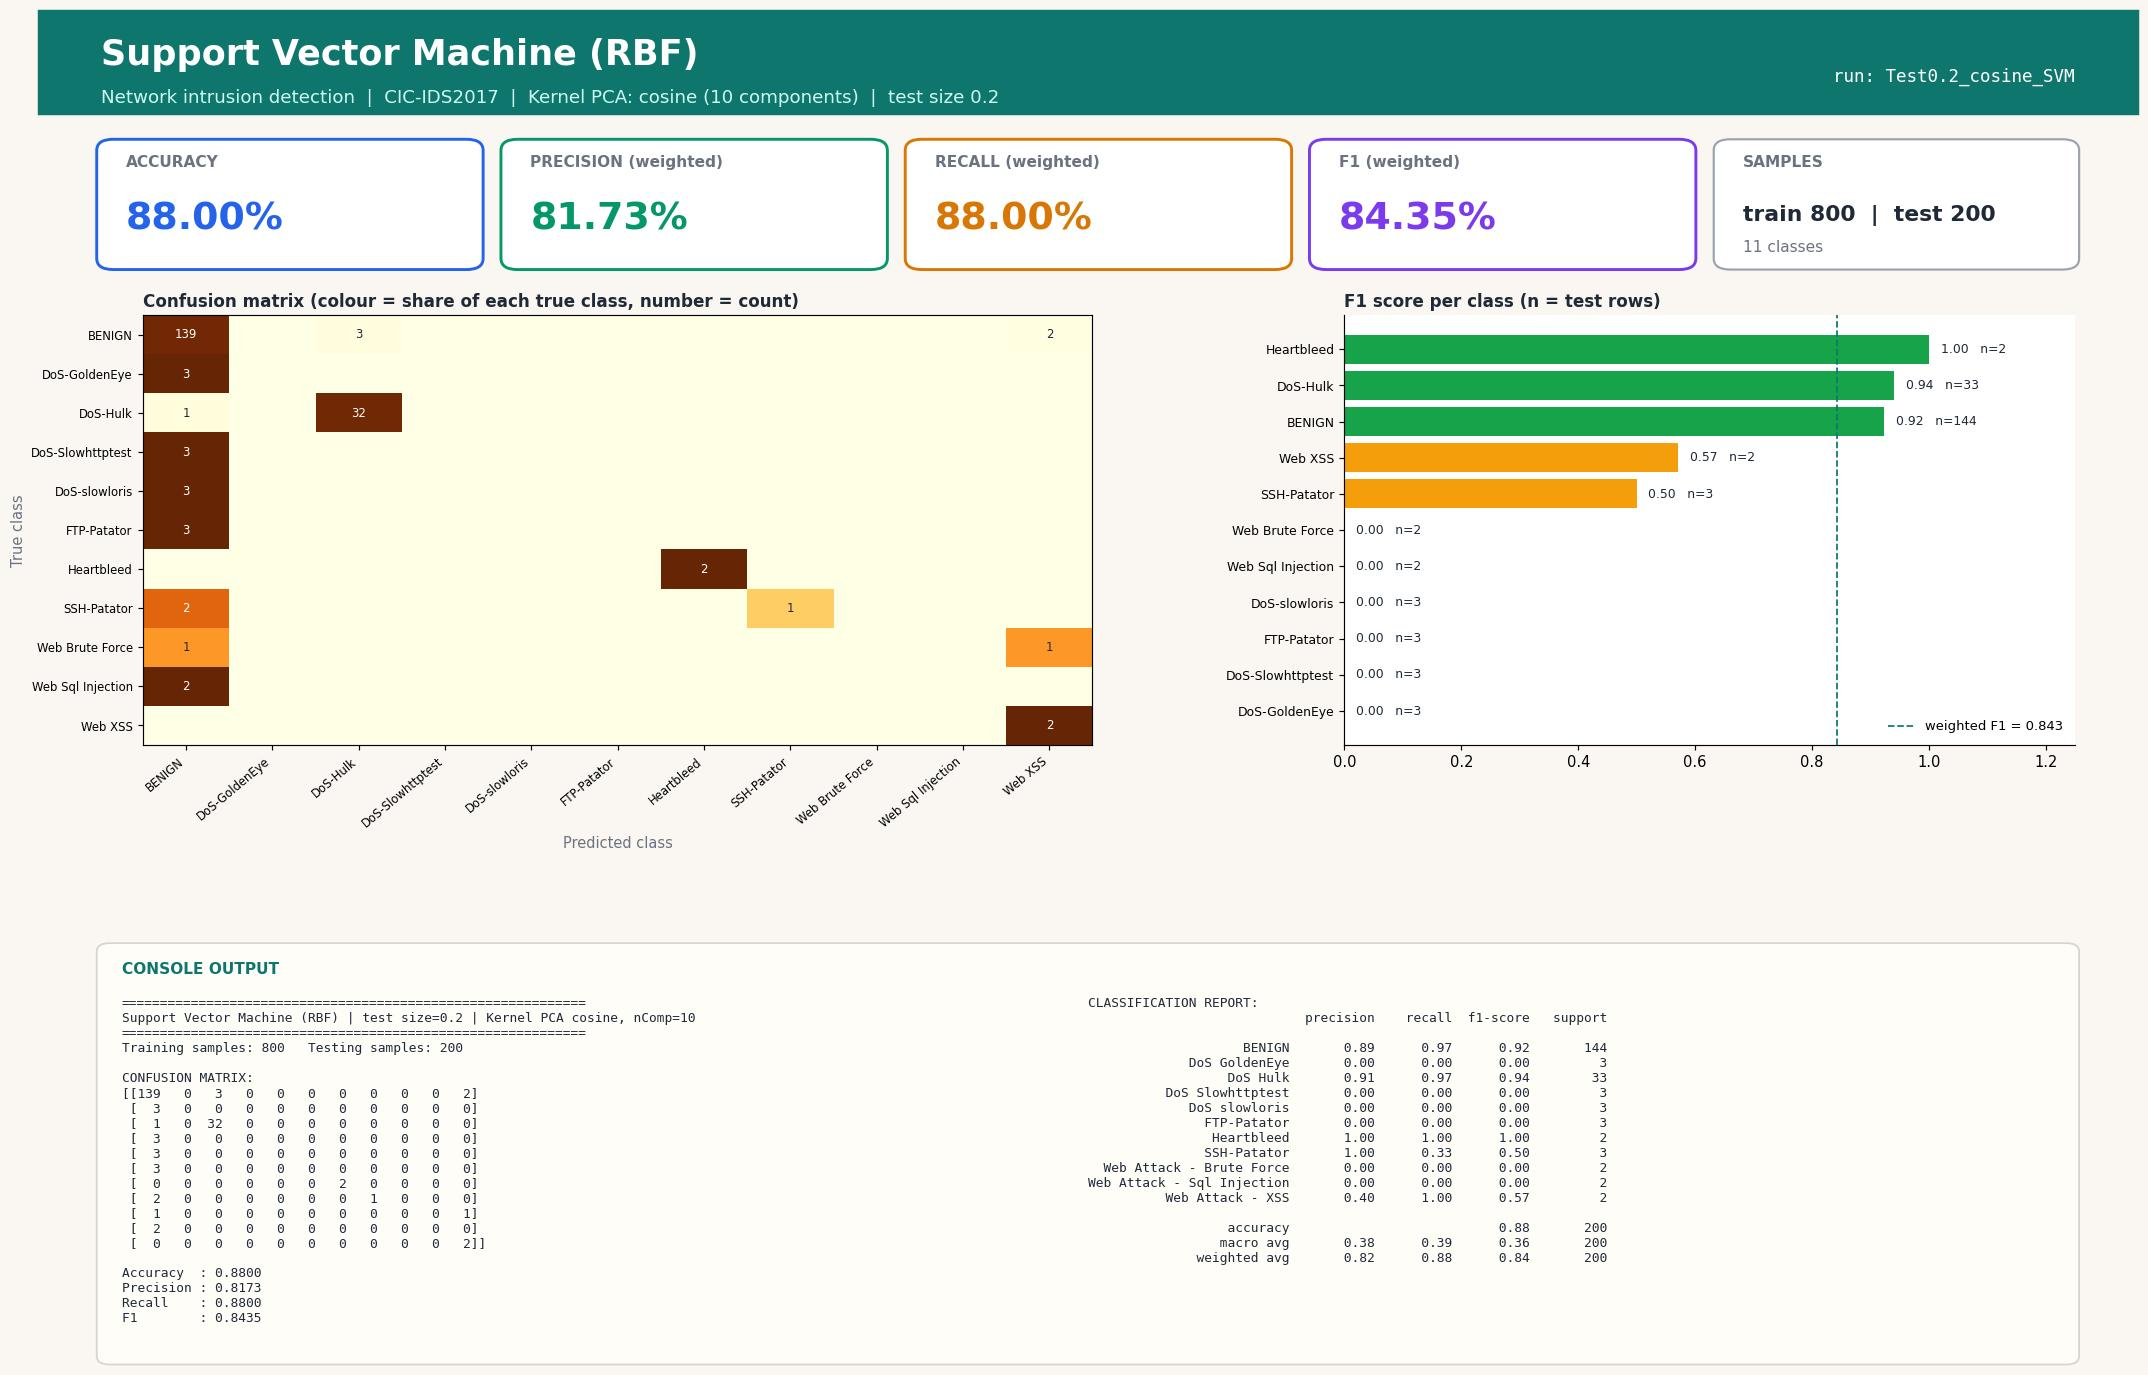

Recreate this plot in Python.
#!/usr/bin/env python3
"""Support Vector Machine (RBF) | Test size 0.2 | Kernel PCA kernel=cosine, n_components=10
CIC-IDS2017 (Tue+Wed+Thu-morning) 1000-row stratified sample.
Run in any IDE (Spyder / VS Code / PyCharm / Jupyter): open the file and press Run, no arguments needed.
Saves next to this file: 'Test0.2_cosine_SVM.jpg' - one image with the console output (confusion matrix, metrics, classification report) plus charts."""
import json, os
import numpy as np
import matplotlib.pyplot as plt
from sklearn.decomposition import KernelPCA
from sklearn.svm import SVC
from sklearn.metrics import (accuracy_score, classification_report, confusion_matrix,
                             f1_score, precision_score, recall_score)
from sklearn.model_selection import train_test_split
from sklearn.preprocessing import StandardScaler

TEST_SIZE, KERNEL, N_COMP, ALG, ALG_NAME = 0.2, "cosine", 10, "SVM", "Support Vector Machine (RBF)"
try:
    HERE = os.path.dirname(os.path.abspath(__file__))
except NameError:                      # Jupyter / interactive console
    HERE = os.getcwd()
def _find_root():                      # folder that contains data/sample.npz (works from any working directory)
    for p in (HERE, os.path.join(HERE, ".."), os.path.join(HERE, "..", ".."), os.getcwd()):
        if os.path.exists(os.path.join(p, "data", "sample.npz")):
            return os.path.abspath(p)
    raise FileNotFoundError("data/sample.npz not found - run prepare_data.py or keep the repo folder structure")
ROOT = _find_root()
tag = f"Test{TEST_SIZE}_{KERNEL}_{ALG}"

# 1. LOAD cached, cleaned sample (see prepare_data.py)
d = np.load(os.path.join(ROOT, "data", "sample.npz"), allow_pickle=True)
X, y, class_names = d["X"], d["y"], [str(c).replace("�", "-") for c in d["classes"]]

# 2. SPLIT
X_train, X_test, y_train, y_test = train_test_split(
    X, y, test_size=TEST_SIZE, random_state=42, stratify=y)

# 3. SCALE (fit on train only)
scaler = StandardScaler()
X_train = scaler.fit_transform(X_train); X_test = scaler.transform(X_test)

# 4. DIMENSIONALITY REDUCTION: Kernel PCA (fit on train only; gamma = sklearn default 1/n_features)
kpca = KernelPCA(n_components=N_COMP, kernel=KERNEL, random_state=0)
X_train = kpca.fit_transform(X_train); X_test = kpca.transform(X_test)

# 5. CLASSIFIER
classifier = SVC(kernel="rbf", C=1.0, gamma="scale", random_state=0)
classifier.fit(X_train, y_train)
y_pred = classifier.predict(X_test)

# 6. METRICS
labels = np.arange(len(class_names))
cm = confusion_matrix(y_test, y_pred, labels=labels)
res = dict(test_size=TEST_SIZE, kernel=KERNEL, n_components=N_COMP, algorithm=ALG, model=ALG_NAME,
           n_train=int(len(y_train)), n_test=int(len(y_test)),
           accuracy=accuracy_score(y_test, y_pred),
           precision=precision_score(y_test, y_pred, average="weighted", zero_division=0),
           recall=recall_score(y_test, y_pred, average="weighted", zero_division=0),
           f1=f1_score(y_test, y_pred, average="weighted", zero_division=0))
report = classification_report(y_test, y_pred, labels=labels, target_names=class_names, zero_division=0)
lines = ["=" * 60, f"{ALG_NAME} | test size={TEST_SIZE} | Kernel PCA {KERNEL}, nComp={N_COMP}", "=" * 60,
         f"Training samples: {len(y_train)}   Testing samples: {len(y_test)}", "", "CONFUSION MATRIX:", np.array2string(cm), ""]
for k in ("accuracy", "precision", "recall", "f1"): lines.append(f"{k.capitalize():10s}: {res[k]:.4f}")
lines += ["", "CLASSIFICATION REPORT:", report]
console_output = "\n".join(lines); print(console_output)

# 7. VISUAL OUTPUT: ONE report-style image (banner, KPI cards, charts, console output) - real results only
from matplotlib.patches import FancyBboxPatch, Rectangle
short = [c.replace("Web Attack - ", "Web ").replace("DoS ", "DoS-") for c in class_names]
rep = classification_report(y_test, y_pred, labels=labels, target_names=class_names, zero_division=0, output_dict=True)
cmn = cm / np.maximum(cm.sum(axis=1, keepdims=True), 1)          # row-normalised = per-class recall
INK, MUTED, BG, ACC = "#1f2937", "#6b7280", "#faf7f2", "#0f766e"
fig = plt.figure(figsize=(20, 13.2), dpi=105, facecolor=BG)
fig.add_artist(Rectangle((0, 0.925), 1, 0.075, transform=fig.transFigure, color=ACC, zorder=0))
fig.text(0.03, 0.968, f"{ALG_NAME}", fontsize=24, fontweight="bold", color="white", va="center")
fig.text(0.03, 0.937, f"Network intrusion detection  |  CIC-IDS2017  |  Kernel PCA: {KERNEL} ({N_COMP} components)  |  test size {TEST_SIZE}",
         fontsize=12.5, color="#ccfbf1", va="center")
fig.text(0.97, 0.952, f"run: {tag}", fontsize=12, color="white", ha="right", va="center", family="monospace")

# KPI cards
cards = [("ACCURACY", res["accuracy"], "#2563eb"), ("PRECISION (weighted)", res["precision"], "#059669"),
         ("RECALL (weighted)", res["recall"], "#d97706"), ("F1 (weighted)", res["f1"], "#7c3aed")]
for i, (lab, v, col) in enumerate(cards):
    x0 = 0.03 + i * 0.1925
    fig.add_artist(FancyBboxPatch((x0, 0.815), 0.18, 0.09, boxstyle="round,pad=0.002,rounding_size=0.008", transform=fig.transFigure,
                                  facecolor="white", edgecolor=col, linewidth=2))
    fig.text(x0 + 0.012, 0.887, lab, fontsize=10.5, color=MUTED, fontweight="bold")
    fig.text(x0 + 0.012, 0.842, f"{v * 100:.2f}%", fontsize=26, color=col, fontweight="bold")
fig.add_artist(FancyBboxPatch((0.80, 0.815), 0.17, 0.09, boxstyle="round,pad=0.002,rounding_size=0.008", transform=fig.transFigure,
                              facecolor="white", edgecolor="#9ca3af", linewidth=1.5))
fig.text(0.812, 0.887, "SAMPLES", fontsize=10.5, color=MUTED, fontweight="bold")
fig.text(0.812, 0.848, f"train {res['n_train']}  |  test {res['n_test']}", fontsize=15, color=INK, fontweight="bold")
fig.text(0.812, 0.826, f"{len(class_names)} classes", fontsize=10.5, color=MUTED)

gs = fig.add_gridspec(1, 2, left=0.05, right=0.97, top=0.78, bottom=0.47, wspace=0.30, width_ratios=[1.3, 1])
ax1 = fig.add_subplot(gs[0, 0]); ax2 = fig.add_subplot(gs[0, 1])
for ax in (ax1, ax2): ax.set_facecolor("white")
im = ax1.imshow(cmn, cmap="YlOrBr", vmin=0, vmax=1, aspect="auto")
ax1.set_xticks(labels); ax1.set_yticks(labels); ax1.set_xticklabels(short, rotation=40, ha="right", fontsize=8); ax1.set_yticklabels(short, fontsize=8)
ax1.set_title("Confusion matrix (colour = share of each true class, number = count)", loc="left", fontsize=11.5, color=INK, fontweight="bold")
ax1.set_xlabel("Predicted class", color=MUTED); ax1.set_ylabel("True class", color=MUTED)
for a_ in labels:
    for b_ in labels:
        if cm[a_, b_]: ax1.text(b_, a_, cm[a_, b_], ha="center", va="center", fontsize=8, color="white" if cmn[a_, b_] > 0.6 else INK)
f1s = [rep[c]["f1-score"] for c in class_names]; sup = [int(rep[c]["support"]) for c in class_names]
order = np.argsort(f1s)
cols = ["#dc2626" if f1s[i] < 0.34 else "#f59e0b" if f1s[i] < 0.67 else "#16a34a" for i in order]
ax2.barh(range(len(order)), [f1s[i] for i in order], color=cols)
ax2.set_yticks(range(len(order))); ax2.set_yticklabels([short[i] for i in order], fontsize=8.5); ax2.set_xlim(0, 1.25)
ax2.set_title("F1 score per class (n = test rows)", loc="left", fontsize=11.5, color=INK, fontweight="bold")
for k, i in enumerate(order): ax2.text(f1s[i] + 0.02, k, f"{f1s[i]:.2f}   n={sup[i]}", va="center", fontsize=8.5, color=INK, zorder=5, bbox=dict(facecolor="white", edgecolor="none", pad=1))
for sp in ("top", "right"): ax2.spines[sp].set_visible(False)
ax2.axvline(res["f1"], color=ACC, ls="--", lw=1.2, label=f"weighted F1 = {res['f1']:.3f}"); ax2.legend(loc="lower right", fontsize=9, frameon=False)

# console output panel (same text that is printed to the console)
fig.add_artist(FancyBboxPatch((0.03, 0.025), 0.94, 0.30, boxstyle="round,pad=0.002,rounding_size=0.006", transform=fig.transFigure,
                              facecolor="#fffdf8", edgecolor="#d6d3d1", linewidth=1.2))
fig.text(0.04, 0.305, "CONSOLE OUTPUT", fontsize=10.5, color=ACC, fontweight="bold")
split_at = lines.index("CLASSIFICATION REPORT:")
fig.text(0.04, 0.288, "\n".join(lines[:split_at]), family="monospace", fontsize=8.8, color=INK, va="top")
fig.text(0.50, 0.288, "\n".join(lines[split_at:]), family="monospace", fontsize=8.8, color=INK, va="top")
plt.savefig(os.path.join(HERE, tag + ".jpg"), format="jpg", bbox_inches="tight", facecolor=BG)
if os.environ.get("ACN_NO_SHOW") != "1": plt.show()   # IDEs display the image; run_all.py disables this
plt.close()

os.makedirs(os.path.join(ROOT, "results", "json"), exist_ok=True)
with open(os.path.join(ROOT, "results", "json", tag + ".json"), "w") as f: json.dump(res, f)
